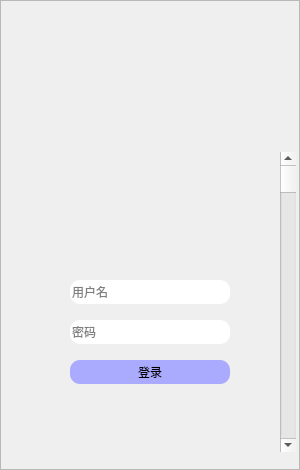
<?xml version="1.0" encoding="UTF-8"?>
<ui version="4.0">
 <class>MainWindow</class>
 <widget class="QMainWindow" name="MainWindow">
  <property name="geometry">
   <rect>
    <x>0</x>
    <y>0</y>
    <width>300</width>
    <height>470</height>
   </rect>
  </property>
  <property name="windowTitle">
   <string>PixivNotifier</string>
  </property>
  <property name="styleSheet">
   <string notr="true">font: 25 9pt &quot;微软雅黑 Light&quot;;</string>
  </property>
  <widget class="QWidget" name="centralWidget">
   <widget class="QFrame" name="pnlLogin">
    <property name="geometry">
     <rect>
      <x>0</x>
      <y>0</y>
      <width>300</width>
      <height>470</height>
     </rect>
    </property>
    <property name="sizePolicy">
     <sizepolicy hsizetype="Preferred" vsizetype="Preferred">
      <horstretch>0</horstretch>
      <verstretch>0</verstretch>
     </sizepolicy>
    </property>
    <property name="maximumSize">
     <size>
      <width>300</width>
      <height>470</height>
     </size>
    </property>
    <property name="frameShape">
     <enum>QFrame::StyledPanel</enum>
    </property>
    <property name="frameShadow">
     <enum>QFrame::Raised</enum>
    </property>
    <widget class="QLineEdit" name="lePassword">
     <property name="geometry">
      <rect>
       <x>70</x>
       <y>320</y>
       <width>160</width>
       <height>24</height>
      </rect>
     </property>
     <property name="styleSheet">
      <string notr="true">border-radius: 10px;
font: 9pt &quot;微软雅黑&quot;;</string>
     </property>
     <property name="placeholderText">
      <string>密码</string>
     </property>
    </widget>
    <widget class="QLineEdit" name="lePixivID">
     <property name="geometry">
      <rect>
       <x>70</x>
       <y>280</y>
       <width>160</width>
       <height>24</height>
      </rect>
     </property>
     <property name="styleSheet">
      <string notr="true">border-radius: 10px;
font: 9pt &quot;微软雅黑&quot;;</string>
     </property>
     <property name="placeholderText">
      <string>用户名</string>
     </property>
    </widget>
    <widget class="QPushButton" name="btnLogin">
     <property name="geometry">
      <rect>
       <x>70</x>
       <y>360</y>
       <width>160</width>
       <height>24</height>
      </rect>
     </property>
     <property name="styleSheet">
      <string notr="true">border-radius: 10px;
background-color: rgb(170, 170, 255);
font: 9pt &quot;微软雅黑&quot;;</string>
     </property>
     <property name="text">
      <string>登录</string>
     </property>
    </widget>
    <zorder>lePassword</zorder>
    <zorder>lePixivID</zorder>
    <zorder>btnLogin</zorder>
    <zorder>pnlMain</zorder>
    <zorder>pnlMain</zorder>
    <zorder>pnlMain</zorder>
   </widget>
   <widget class="QFrame" name="pnlMain">
    <property name="geometry">
     <rect>
      <x>0</x>
      <y>0</y>
      <width>300</width>
      <height>470</height>
     </rect>
    </property>
    <property name="sizePolicy">
     <sizepolicy hsizetype="Preferred" vsizetype="Preferred">
      <horstretch>0</horstretch>
      <verstretch>0</verstretch>
     </sizepolicy>
    </property>
    <property name="maximumSize">
     <size>
      <width>300</width>
      <height>470</height>
     </size>
    </property>
    <property name="frameShape">
     <enum>QFrame::StyledPanel</enum>
    </property>
    <property name="frameShadow">
     <enum>QFrame::Raised</enum>
    </property>
    <widget class="QTabWidget" name="tabWidget">
     <property name="geometry">
      <rect>
       <x>0</x>
       <y>112</y>
       <width>300</width>
       <height>340</height>
      </rect>
     </property>
     <property name="styleSheet">
      <string notr="true">QTabWidget::pane{
	border:none;
}
QTabWidget::tab-bar{
        alignment:left;
}
QTabBar::tab{
	background:transparent;
	color:white;
	min-width:25ex;
	min-height:40px;
}
QTabBar::tab:hover{
	background:rgb(255, 255, 255, 100);
}
QTabBar::tab:selected{
	border-color: white;
	background:white;
	color:green;
}</string>
     </property>
     <property name="currentIndex">
      <number>2</number>
     </property>
     <widget class="QWidget" name="tbMain">
      <attribute name="title">
       <string/>
      </attribute>
     </widget>
     <widget class="QWidget" name="tbLoved">
      <attribute name="title">
       <string/>
      </attribute>
     </widget>
     <widget class="QWidget" name="tbCreator">
      <attribute name="title">
       <string/>
      </attribute>
      <widget class="QScrollBar" name="vsclBar">
       <property name="geometry">
        <rect>
         <x>280</x>
         <y>0</y>
         <width>16</width>
         <height>300</height>
        </rect>
       </property>
       <property name="orientation">
        <enum>Qt::Vertical</enum>
       </property>
      </widget>
     </widget>
     <widget class="QWidget" name="tbMessage">
      <attribute name="title">
       <string/>
      </attribute>
     </widget>
    </widget>
    <widget class="QLabel" name="userAvatar">
     <property name="geometry">
      <rect>
       <x>8</x>
       <y>8</y>
       <width>96</width>
       <height>96</height>
      </rect>
     </property>
     <property name="styleSheet">
      <string notr="true">border-radius: 48px;</string>
     </property>
     <property name="text">
      <string/>
     </property>
    </widget>
   </widget>
  </widget>
 </widget>
 <layoutdefault spacing="6" margin="11"/>
 <resources/>
 <connections/>
</ui>
